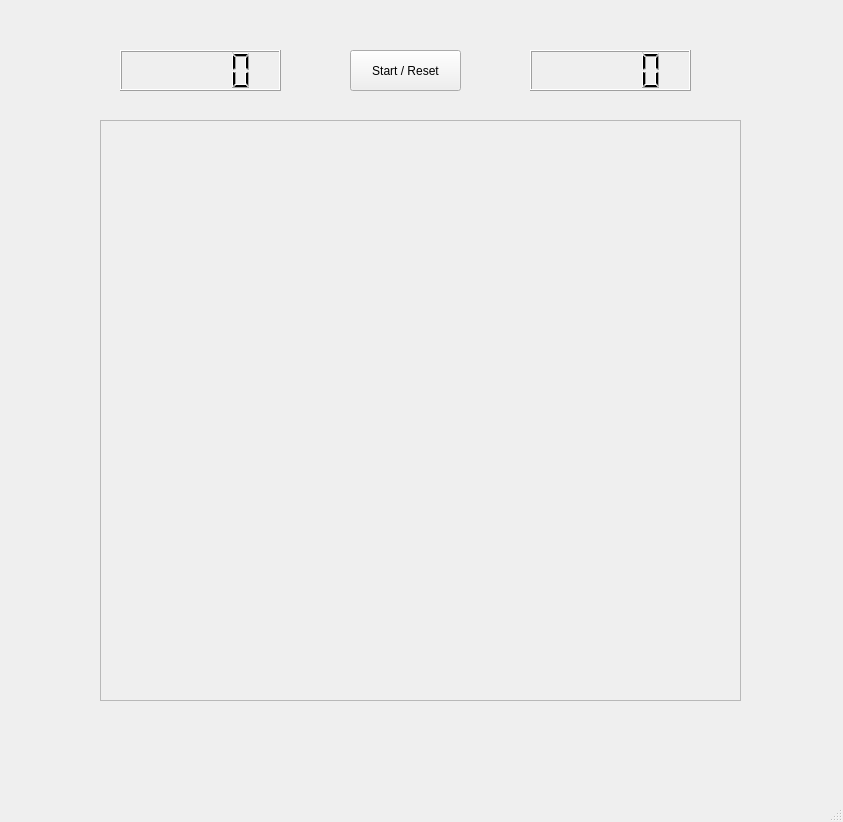
<?xml version="1.0" encoding="UTF-8"?>
<ui version="4.0">
 <class>MainWindow</class>
 <widget class="QMainWindow" name="MainWindow">
  <property name="geometry">
   <rect>
    <x>0</x>
    <y>0</y>
    <width>843</width>
    <height>822</height>
   </rect>
  </property>
  <property name="windowTitle">
   <string>MainWindow</string>
  </property>
  <widget class="QWidget" name="centralwidget">
   <widget class="QWidget" name="gridLayoutWidget">
    <property name="geometry">
     <rect>
      <x>100</x>
      <y>120</y>
      <width>641</width>
      <height>581</height>
     </rect>
    </property>
    <layout class="QGridLayout" name="gridLayout">
     <item row="0" column="0">
      <widget class="QFrame" name="frame">
       <property name="frameShape">
        <enum>QFrame::StyledPanel</enum>
       </property>
       <property name="frameShadow">
        <enum>QFrame::Plain</enum>
       </property>
      </widget>
     </item>
    </layout>
   </widget>
   <widget class="QLCDNumber" name="availableMines">
    <property name="geometry">
     <rect>
      <x>120</x>
      <y>50</y>
      <width>161</width>
      <height>41</height>
     </rect>
    </property>
   </widget>
   <widget class="QLCDNumber" name="time">
    <property name="geometry">
     <rect>
      <x>530</x>
      <y>50</y>
      <width>161</width>
      <height>41</height>
     </rect>
    </property>
   </widget>
   <widget class="QPushButton" name="pushButton">
    <property name="geometry">
     <rect>
      <x>350</x>
      <y>50</y>
      <width>111</width>
      <height>41</height>
     </rect>
    </property>
    <property name="text">
     <string>Start / Reset</string>
    </property>
   </widget>
  </widget>
  <widget class="QMenuBar" name="menubar">
   <property name="geometry">
    <rect>
     <x>0</x>
     <y>0</y>
     <width>843</width>
     <height>21</height>
    </rect>
   </property>
  </widget>
  <widget class="QStatusBar" name="statusbar"/>
 </widget>
 <resources/>
 <connections/>
</ui>
